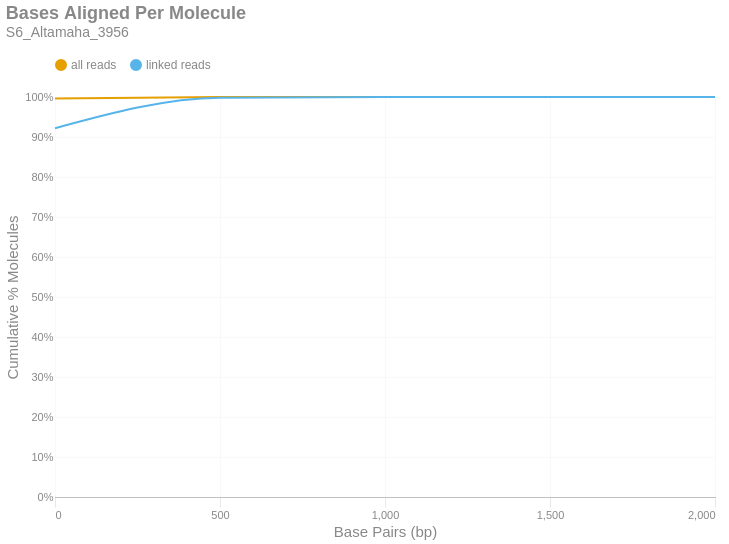

Write notebook code for a chart like this one.
### Markdown cell above
### Bases Aligned Per Molecule
This is a cumulative frequency distribution showing the number of base pairs aligned per unique molecule. These data are shown in 500 bp bins. There are two distributions: one with `all reads` (yellow) and another with only `linked reads` (blue). The percent of molecules in the `linked reads` distribution is relative to the total number of linked molecules.

### Code cell
if SKIPLR:
    print_html(f"Skipped")
else:
    binned_df = consolidated_hist(valids['aligned_bp'], mask, 500, True)
    with SafeRender(binned_df):
        (
            density_plot(binned_df, 'Bases Aligned Per Molecule', samplename, 'basesper')
            .encode(
                x=alt.X('bin:Q', title="Base Pairs (bp)").axis(tickMinStep=500).scale(padding=0),
                y=alt.Y('value:Q', title='Cumulative % Molecules')
                    .axis(format='%')
                    .scale(domain = [0,1])
                    .stack(False),
                color=alt.Color("key:N").scale(domain = ["all reads", "linked reads"]),
                tooltip = [
                    alt.Tooltip("key:N", title = "Data Type"),
                    alt.Tooltip("range_label:N", title="Bases Aligned Per Molecule"),
                    alt.Tooltip("value:Q", format = ".2%", title="% Molecules (Cum.)")
                ]
            )
        ).display()

### Figure 1 — Vega-Lite specification as saved in the notebook (floating-point values rounded to 4 significant figures)
{"width": "container", "height": 400, "config": {"title": {"anchor": "start", "dy": -15, "fontSize": 18, "color": "#888888", "subtitleColor": "#888888", "subtitleFontSize": 14}, "arc": {"fill": "#0072B2"}, "axis": {"domainColor": "#888888", "domainWidth": 0.5, "gridWidth": 0.2, "grid": false, "titleFontWeight": 400, "titleFontSize": 15, "labelFontSize": 11, "labelColor": "#888888", "tickColor": "#888888", "tickWidth": 0.2, "titleColor": "#888888"}, "axisBand": {"grid": false}, "axisX": {"grid": true, "tickSize": 10, "domainCap": "round"}, "axisY": {"domain": false, "grid": true, "tickSize": 0, "domainCap": "round"}, "background": "transparent", "header": {"labelFontSize": 15, "labelColor": "#888888", "titleFontSize": 15, "titleFontWeight": 600, "titleColor": "#888888"}, "legend": {"labelFont": "sans-serif", "labelFontSize": 12, "labelColor": "#888888", "symbolSize": 100, "symbolType": "circle", "titleFontSize": 12, "titlePadding": 10, "titleColor": "#888888", "title": null, "orient": "top"}, "range": {"category": ["#E69F00", "#56B4E9", "#009E73", "#F0E442", "#0072B2", "#D55E00", "#CC79A7", "#000000"], "diverging": ["#cfe8f3", "#a2d4ec", "#73bfe2", "#46abdb", "#1696d2", "#12719e"]}, "area": {"fill": "#0072B2", "fillOpacity": 0.7, "line": true, "strokeOpacity": 0.7}, "line": {"color": "#0072B2", "stroke": "#0072B2", "strokeWidth": 2}, "trail": {"color": "#0072B2", "stroke": "#0072B2", "strokeWidth": 0, "size": 1}, "point": {"filled": true, "fillOpacity": 1.0, "size": 95}, "text": {"color": "#888888", "fontSize": 11, "align": "right", "fontWeight": 400, "size": 11}, "bar": {"fill": "#0072B2", "stroke": null}, "view": {"stroke": null, "continuousWidth": 660, "continuousHeight": 400}}, "data": {"name": "data-978fbab15343bc33d0444567d157e22c"}, "mark": {"type": "line", "interpolate": "monotone", "point": {"opacity": 0, "size": 275}}, "encoding": {"color": {"field": "key", "scale": {"domain": ["all reads", "linked reads"]}, "type": "nominal"}, "tooltip": [{"field": "key", "title": "Data Type", "type": "nominal"}, {"field": "range_label", "title": "Bases Aligned Per Molecule", "type": "nominal"}, {"field": "value", "format": ".2%", "title": "% Molecules (Cum.)", "type": "quantitative"}], "x": {"axis": {"tickMinStep": 500}, "field": "bin", "scale": {"padding": 0}, "title": "Base Pairs (bp)", "type": "quantitative"}, "y": {"axis": {"format": "%"}, "field": "value", "scale": {"domain": [0, 1]}, "stack": false, "title": "Cumulative % Molecules", "type": "quantitative"}}, "params": [{"name": "param_c36ac31b6afebe62", "select": {"type": "point", "fields": ["key"]}, "bind": "legend"}], "title": {"text": "Bases Aligned Per Molecule", "subtitle": "S6_Altamaha_3956"}, "transform": [{"fold": ["all reads (cumsum)", "linked reads (cumsum)"]}, {"calculate": "replace(datum.key, ' (cumsum)', '')", "as": "key"}, {"filter": {"param": "param_c36ac31b6afebe62"}}], "usermeta": {"embedOptions": {"downloadFileName": "S6_Altamaha_3956.basesper"}}, "$schema": "https://vega.github.io/schema/vega-lite/v6.1.0.json", "datasets": {"data-978fbab15343bc33d0444567d157e22c": [{"bin": "0.0", "interval": "0.0-500.0", "all reads": 0.9962, "linked reads": 0.9219, "all reads (cumsum)": 0.9962, "linked reads (cumsum)": 0.9219, "range_label": "0-499"}, {"bin": "500.0", "interval": "500.0-1000.0", "all reads": 0.003682, "linked reads": 0.07622, "all reads (cumsum)": 0.9999, "linked reads (cumsum)": 0.9982, "range_label": "500-999"}, {"bin": "1000.0", "interval": "1000.0-1500.0", "all reads": 0.0001059, "linked reads": 0.00179, "all reads (cumsum)": 1.0, "linked reads (cumsum)": 0.9999, "range_label": "1000-1499"}, {"bin": "1500.0", "interval": "1500.0-2000.0", "all reads": 6.09e-06, "linked reads": 5.243e-05, "all reads (cumsum)": 1.0, "linked reads (cumsum)": 1.0, "range_label": "1500-1999"}, {"bin": "2000.0", "interval": "2000.0-2500.0", "all reads": 3.383e-07, "linked reads": 7.49e-06, "all reads (cumsum)": 1.0, "linked reads (cumsum)": 1.0, "range_label": "2000-2499"}]}}
